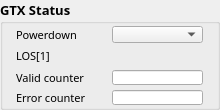
       <widget class="QGroupBox" name="groupBox">
        <property name="sizePolicy">
         <sizepolicy hsizetype="Fixed" vsizetype="Fixed">
          <horstretch>0</horstretch>
          <verstretch>0</verstretch>
         </sizepolicy>
        </property>
        <property name="minimumSize">
         <size>
          <width>220</width>
          <height>110</height>
         </size>
        </property>
        <property name="maximumSize">
         <size>
          <width>220</width>
          <height>110</height>
         </size>
        </property>
        <property name="font">
         <font>
          <family>Lucida Sans</family>
          <pointsize>10</pointsize>
          <weight>75</weight>
          <bold>true</bold>
         </font>
        </property>
        <property name="title">
         <string>GTX Status</string>
        </property>
        <layout class="QGridLayout" name="gridLayout">
         <property name="margin">
          <number>2</number>
         </property>
         <property name="spacing">
          <number>5</number>
         </property>
         <item row="4" column="2">
          <widget class="caGraphics" name="caGraphics_0">
           <property name="sizePolicy">
            <sizepolicy hsizetype="Fixed" vsizetype="Fixed">
             <horstretch>0</horstretch>
             <verstretch>0</verstretch>
            </sizepolicy>
           </property>
           <property name="minimumSize">
            <size>
             <width>20</width>
             <height>20</height>
            </size>
           </property>
           <property name="foreground">
            <color>
             <red>0</red>
             <green>216</green>
             <blue>0</blue>
            </color>
           </property>
           <property name="linestyle" stdset="0">
            <enum>caGraphics::Solid</enum>
           </property>
           <property name="fillstyle" stdset="0">
            <enum>caGraphics::Filled</enum>
           </property>
           <property name="lineColor">
            <color>
             <red>0</red>
             <green>216</green>
             <blue>0</blue>
            </color>
           </property>
           <property name="visibility">
            <enum>caGraphics::IfZero</enum>
           </property>
           <property name="channel" stdset="0">
            <string notr="true">$(DEV):$(GTX_LINK)-RX-LOS1</string>
           </property>
           <property name="form">
            <enum>caGraphics::Circle</enum>
           </property>
          </widget>
         </item>
         <item row="5" column="2">
          <widget class="caTextEntry" name="caTextEntry_1">
           <property name="sizePolicy">
            <sizepolicy hsizetype="Fixed" vsizetype="Fixed">
             <horstretch>0</horstretch>
             <verstretch>0</verstretch>
            </sizepolicy>
           </property>
           <property name="minimumSize">
            <size>
             <width>80</width>
             <height>15</height>
            </size>
           </property>
           <property name="font">
            <font>
             <family>Lucida Sans</family>
             <pointsize>6</pointsize>
            </font>
           </property>
           <property name="channel" stdset="0">
            <string notr="true">$(DEV):$(GTX_LINK)-RX-VALID-CNT</string>
           </property>
           <property name="foreground">
            <color>
             <red>0</red>
             <green>0</green>
             <blue>0</blue>
            </color>
           </property>
           <property name="background">
            <color>
             <red>187</red>
             <green>187</green>
             <blue>187</blue>
            </color>
           </property>
           <property name="colorMode">
            <enum>caLineEdit::Static</enum>
           </property>
           <property name="precision">
            <number>2</number>
           </property>
           <property name="precisionMode">
            <enum>caLineEdit::Channel</enum>
           </property>
           <property name="limitsMode">
            <enum>caLineEdit::Channel</enum>
           </property>
           <property name="maxValue">
            <double>1.000000000000000</double>
           </property>
           <property name="minValue">
            <double>0.000000000000000</double>
           </property>
           <property name="fontScaleMode">
            <enum>caLineEdit::Height</enum>
           </property>
           <property name="formatType">
            <enum>caLineEdit::decimal</enum>
           </property>
          </widget>
         </item>
         <item row="5" column="0">
          <widget class="QLabel" name="label_31">
           <property name="sizePolicy">
            <sizepolicy hsizetype="Fixed" vsizetype="Fixed">
             <horstretch>0</horstretch>
             <verstretch>0</verstretch>
            </sizepolicy>
           </property>
           <property name="minimumSize">
            <size>
             <width>40</width>
             <height>15</height>
            </size>
           </property>
           <property name="font">
            <font>
             <pointsize>8</pointsize>
             <weight>50</weight>
             <bold>false</bold>
            </font>
           </property>
           <property name="text">
            <string>Valid counter</string>
           </property>
           <property name="alignment">
            <set>Qt::AlignLeading|Qt::AlignLeft|Qt::AlignVCenter</set>
           </property>
          </widget>
         </item>
         <item row="6" column="0">
          <widget class="QLabel" name="label_51">
           <property name="sizePolicy">
            <sizepolicy hsizetype="Fixed" vsizetype="Fixed">
             <horstretch>0</horstretch>
             <verstretch>0</verstretch>
            </sizepolicy>
           </property>
           <property name="minimumSize">
            <size>
             <width>40</width>
             <height>15</height>
            </size>
           </property>
           <property name="font">
            <font>
             <pointsize>8</pointsize>
             <weight>50</weight>
             <bold>false</bold>
            </font>
           </property>
           <property name="text">
            <string>Error counter</string>
           </property>
           <property name="alignment">
            <set>Qt::AlignLeading|Qt::AlignLeft|Qt::AlignVCenter</set>
           </property>
          </widget>
         </item>
         <item row="6" column="2">
          <widget class="caTextEntry" name="caTextEntry_21">
           <property name="sizePolicy">
            <sizepolicy hsizetype="Fixed" vsizetype="Fixed">
             <horstretch>0</horstretch>
             <verstretch>0</verstretch>
            </sizepolicy>
           </property>
           <property name="minimumSize">
            <size>
             <width>80</width>
             <height>15</height>
            </size>
           </property>
           <property name="font">
            <font>
             <family>Lucida Sans</family>
             <pointsize>6</pointsize>
            </font>
           </property>
           <property name="channel" stdset="0">
            <string notr="true">$(DEV):$(GTX_LINK)-RX-ERROR-CNT</string>
           </property>
           <property name="foreground">
            <color>
             <red>0</red>
             <green>0</green>
             <blue>0</blue>
            </color>
           </property>
           <property name="background">
            <color>
             <red>187</red>
             <green>187</green>
             <blue>187</blue>
            </color>
           </property>
           <property name="colorMode">
            <enum>caLineEdit::Static</enum>
           </property>
           <property name="precision">
            <number>2</number>
           </property>
           <property name="precisionMode">
            <enum>caLineEdit::Channel</enum>
           </property>
           <property name="limitsMode">
            <enum>caLineEdit::Channel</enum>
           </property>
           <property name="maxValue">
            <double>1.000000000000000</double>
           </property>
           <property name="minValue">
            <double>0.000000000000000</double>
           </property>
           <property name="fontScaleMode">
            <enum>caLineEdit::Height</enum>
           </property>
           <property name="formatType">
            <enum>caLineEdit::decimal</enum>
           </property>
          </widget>
         </item>
         <item row="3" column="2">
          <widget class="caMenu" name="caMenu_8">
           <property name="font">
            <font>
             <pointsize>8</pointsize>
            </font>
           </property>
           <property name="channel" stdset="0">
            <string notr="true">$(DEV):$(GTX_LINK)-POWER-DOWN</string>
           </property>
           <property name="colorMode">
            <enum>caMenu::Static</enum>
           </property>
           <property name="foreground">
            <color>
             <red>0</red>
             <green>0</green>
             <blue>0</blue>
            </color>
           </property>
           <property name="background">
            <color>
             <red>187</red>
             <green>187</green>
             <blue>187</blue>
            </color>
           </property>
          </widget>
         </item>
         <item row="3" column="0">
          <widget class="QLabel" name="label_44">
           <property name="sizePolicy">
            <sizepolicy hsizetype="Fixed" vsizetype="Fixed">
             <horstretch>0</horstretch>
             <verstretch>0</verstretch>
            </sizepolicy>
           </property>
           <property name="minimumSize">
            <size>
             <width>80</width>
             <height>15</height>
            </size>
           </property>
           <property name="maximumSize">
            <size>
             <width>80</width>
             <height>15</height>
            </size>
           </property>
           <property name="font">
            <font>
             <pointsize>8</pointsize>
             <weight>50</weight>
             <bold>false</bold>
            </font>
           </property>
           <property name="text">
            <string>Powerdown</string>
           </property>
           <property name="textFormat">
            <enum>Qt::AutoText</enum>
           </property>
           <property name="scaledContents">
            <bool>false</bool>
           </property>
           <property name="alignment">
            <set>Qt::AlignLeading|Qt::AlignLeft|Qt::AlignVCenter</set>
           </property>
          </widget>
         </item>
         <item row="4" column="0">
          <widget class="QLabel" name="label_45">
           <property name="sizePolicy">
            <sizepolicy hsizetype="Fixed" vsizetype="Fixed">
             <horstretch>0</horstretch>
             <verstretch>0</verstretch>
            </sizepolicy>
           </property>
           <property name="minimumSize">
            <size>
             <width>40</width>
             <height>15</height>
            </size>
           </property>
           <property name="font">
            <font>
             <pointsize>8</pointsize>
             <weight>50</weight>
             <bold>false</bold>
            </font>
           </property>
           <property name="text">
            <string>LOS[1]</string>
           </property>
           <property name="alignment">
            <set>Qt::AlignLeading|Qt::AlignLeft|Qt::AlignVCenter</set>
           </property>
          </widget>
         </item>
        </layout>
       </widget>
